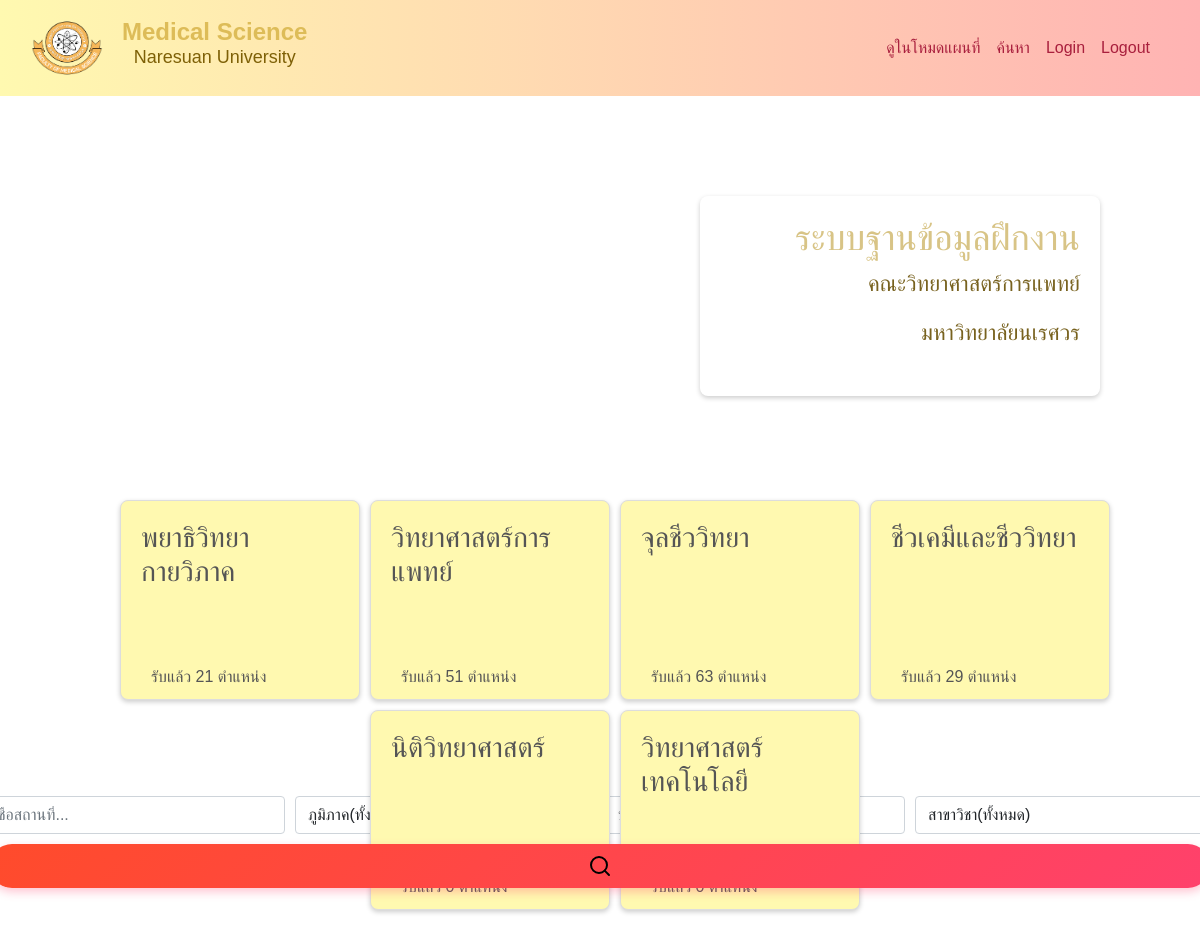
The page /search.php on the database as committed earlier.
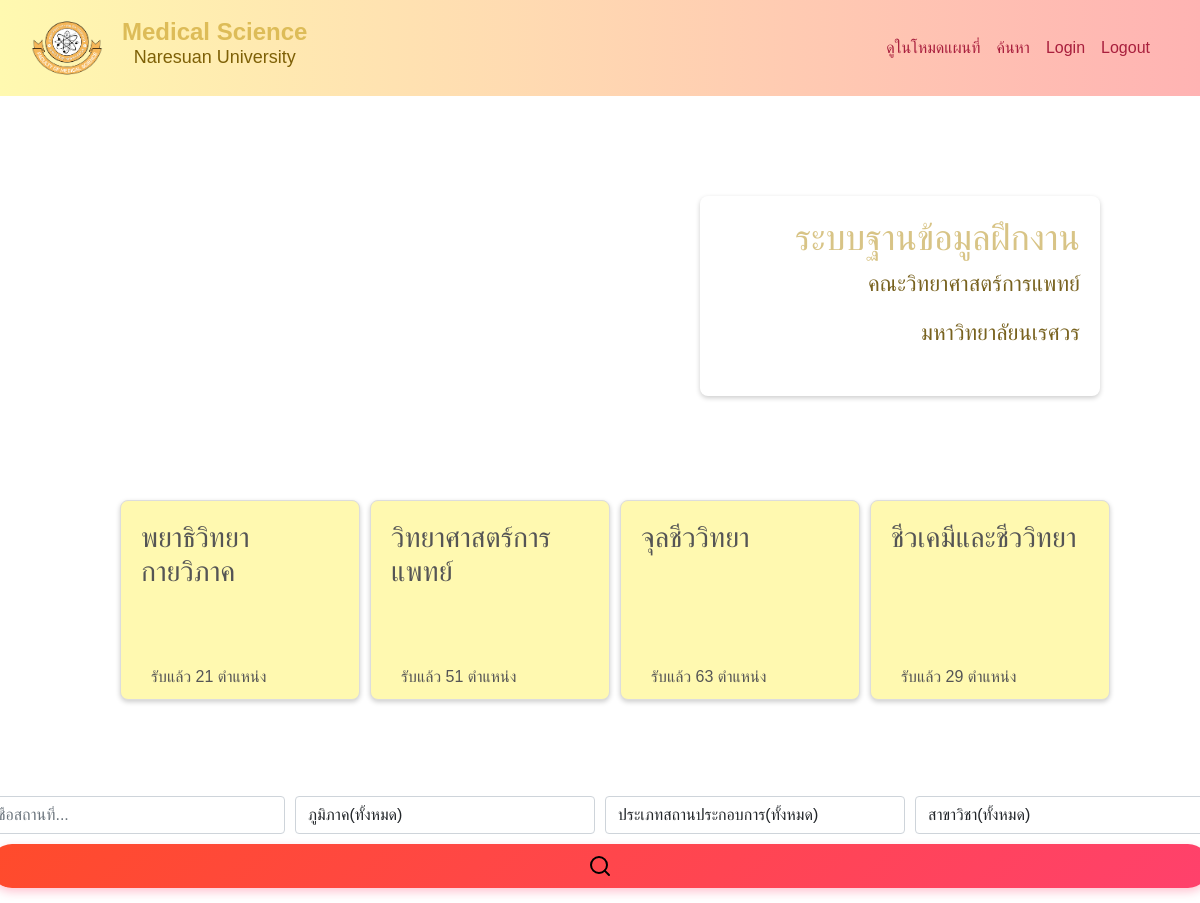
The same page on the database as committed later.
### tables this page shows
CREATE TABLE `facuty` (
  `id` int(11) NOT NULL,
  `facuty` varchar(50) NOT NULL,
  `major_subject` varchar(50) NOT NULL,
  `Eng_name` varchar(50) NOT NULL
);

### config/querySQL.php (called while the page is built, shortened)
<?php
require_once 'condb.php';
class SQLquery {
    private $conn;
    private $stmt_cache = array();
    public function __construct() {
        $this->db = new connectdb();
        $this->conn = $this->db->connectPDO();
        $this->conn->setAttribute(PDO::ATTR_EMULATE_PREPARES, false);
    }
    private function prepareAndCache($sql) {
        if (!isset($this->stmt_cache[$sql])) {
            $this->stmt_cache[$sql] = $this->conn->prepare($sql);
        }
        return $this->stmt_cache[$sql];
    }
    public function selectFacuty(){
        try {
            $sql = "SELECT
                        f.facuty,
                        f.id AS fid,
                        f.facuty,
                        f.major_subject AS f_major,
                        CASE WHEN re.major_subject_id  IS NULL THEN 0 ELSE COUNT(*) END AS total
                    FROM facuty f
                    LEFT JOIN recieve_year re ON f.id = re.major_subject_id
                    GROUP BY f.id ";
            $stmt = $this->prepareAndCache($sql);
            $stmt->execute();
            return $stmt->fetchAll(PDO::FETCH_ASSOC);
        } catch(PDOException $e) {
            error_log("Error in selectFacuty: " . $e->getMessage());
            throw $e;
        }
    }
}
?>

### config/condb.php (called while the page is built, shortened)
<?php
class connectdb {
    public function connectPDO() {
        try {
            $dsn = "mysql:host=" . DB_HOST . ";dbname=" . DB_NAME . ";charset=utf8mb4";
            $options = [
                PDO::ATTR_ERRMODE => PDO::ERRMODE_EXCEPTION,
                PDO::ATTR_DEFAULT_FETCH_MODE => PDO::FETCH_ASSOC,
                PDO::ATTR_EMULATE_PREPARES => false,
            ];
            $this->conn_pdo = new PDO($dsn, DB_USER, DB_PASS, $options);
            return $this->conn_pdo;
        } catch (PDOException $e) {
            die("Connection failed: " . $e->getMessage());
        }
    }
}
?>

### search.php (the view, shortened to what this page needs)
<?php
require 'config/querySQL.php';
$query = new SQLquery();
$fucn_query = $query->selectFacuty();
?>
<!DOCTYPE html>
<html lang="en">
<head>
    <link href="https://cdn.jsdelivr.net/npm/bootstrap@5.1.3/dist/css/bootstrap.min.css" rel="stylesheet">
    <link href="css/table_inSearch_page.css" rel="stylesheet">
</head>
<body>
<div class="search-bar">
        <?php include 'navbar.php'; ?>
       <div class='container-welcome-title'>
        <div class='title-welcome'>
            <h1>ระบบฐานข้อมูลฝึกงาน</h1>
            <p>คณะวิทยาศาสตร์การแพทย์</p>
            <p>มหาวิทยาลัยนเรศวร</p>
        </div>
        <div class="rectangle-container">
            <?php foreach ($fucn_query as $facuty) {
                    echo "<a onclick='fetchData(this)' class='rectangle'
                    value='".htmlspecialchars($facuty['fid'])."'><h3>".htmlspecialchars($facuty['f_major']).
                    "</h3><p>รับแล้ว ".htmlspecialchars($facuty['total'])." ตำแหน่ง</p></a>";
                    }
                ?>
        </div>
       </div>
<div class='containersearch'>
    <div class="eachrow">
    <div class="card-body p-0">
                <form id="search-form" onsubmit="handleSubmit(event)">
                    <div class="row">
                        <div class="search-bars">
                            <div class="search-bar">
                            <input type="text" class="form-control" id="location" placeholder="ชื่อสถานที่..." aria-label="Text input">
                                    </div>
                                <div class="search-bar">
                                    <select class="form-control" id="regionSelect">
                                        <option  value="allr" >ภูมิภาค(ทั้งหมด)</option>
                                    </select>
                                </div>
                                <div class="search-bar">
                                    <select class="form-control" id="establishment" >
                                        <option value="allf">ประเภทสถานประกอบการ(ทั้งหมด)</option>
                                    </select>
                                </div>
                                <div class="search-bar">
                                    <select class="form-control select-branch" id="branchSelect">
                                        <option value="allp">สาขาวิชา(ทั้งหมด)</option>
                                    </select>
                                </div>
                        </div>
                        <button type="submit" class="btn btn-base search-bar-btn">
                                        <svg xmlns="http://www.w3.org/2000/svg" width="24" height="24" viewBox="0 0 24 24" fill="none" stroke="black" stroke-width="2" stroke-linecap="round" stroke-linejoin="round" class="feather feather-search"><circle cx="11" cy="11" r="8"></circle><line x1="21" y1="21" x2="16.65" y2="16.65"></line></svg>
                        </button>
                    </div>
                </form>
            </div>
    </div>
  </div>
        </div>
    </body>
</html>

### navbar.php (shortened to what this page needs)
<!DOCTYPE html>
<html lang="en">
<head>
    <link href="css/style.css" rel="stylesheet">
</head>
<body>
<div class="container-navbar text-center">
    <nav class="navbar navbar-expand-lg bg-body-tertiary">
        <div class="container-fluid">
        <a class="navbar-brand" href="search.php">
            <div class="image-medsci-navbar" >
                <img src="images/Medscinu-01.png" alt="Description of image" width="90" height="60">
                <div style="margin-left: 10px;">
                    <span class="brand-title" style="display: block;">Medical Science</span>
                    <span class="brand-subtitle" style="display: block;">Naresuan University</span>
                </div>
            </div>
        </a>
            <div class="collapse navbar-collapse" id="navbarSupportedContent">
                <ul class="navbar-nav ms-auto mb-2 mb-lg-0">
                    <li class="nav-item">
                        <a class="nav-link active" aria-current="page" href="Thaimap_new.php">ดูในโหมดแผนที่</a>
                    </li>
                    <li class="nav-item">
                        <a class="nav-link active" aria-current="page" href="search.php">ค้นหา</a>
                    </li>
                    <li class="nav-item">
                        <a class="nav-link " href="login.php" aria-disabled="true">Login</a>
                    </li>
                    <li class="nav-item">
                        <a class="nav-link " href="config/logout.php" aria-disabled="true">Logout</a>
                    </li>
                </ul>
            </div>
        </div>
    </nav>
</div>
</body>
</html>

### css/table_inSearch_page.css (style rules this page uses)
* { box-sizing: border-box; -webkit-box-sizing: border-box; -moz-box-sizing: border-box; }
body { font-family: Helvetica; -webkit-font-smoothing: antialiased; }
.rectangle-container { display: flex; justify-content: center; flex-wrap: wrap; gap: 20px; width: 100%; padding: 20px; }
.row { margin: 0 -10px; }

### css/style.css (style rules this page uses)
body { background-image: url('../images/IMG_1216.jpg'); background-size: 1590px 905px; background-repeat: no-repeat; font-family: Arial, sans-serif; }
.navbar { background: -webkit-linear-gradient(to right, #FFF9B0, #FFB3B3); background: linear-gradient(to right, #FFF9B0, #FFB3B3); padding-right: 30px; }
.navbar-brand .brand-title { color: #ddbc58; }
.navbar-brand .brand-subtitle { color: #7e6007; }
.navbar-nav .nav-link { color: #a91f3d; }
.image-medsci-navbar { display:flex; }
.navbar-brand { display: flex; text-decoration: none; color: #333; display: inline-block; text-align: center; line-height: 1.2; padding: 10px; }
.brand-title { font-size: 24px; font-weight: bold; color: #2a5d84; }
.brand-subtitle { font-size: 18px; font-weight: 300; color: #4a4a4a; }
.containersearch { display: flex; justify-content: center; align-items: center; flex-direction: column; top: 0; width: 100%; }
.eachrow { width: 100%; max-width: 1200px; }
.container-welcome-title { z-index: 1000; height: 600px; width: 1200px; margin-top: 100px; display: flex; justify-content: space-around; align-items:right; }
.title-welcome { height: 200px; width: 400px; margin-left:50%; right: 20px; padding: 20px; border-radius: 8px; text-align: right; color: #333; box-shadow: 0 2px 5px rgba(0, 0, 0, 0.2); }
.title-welcome h1 { font-size: 36px; color: #d8c486; }
.title-welcome p { font-size: 22px; color: #78621f; }
.rectangle-container { display: flex; position: absolute; top:480px; left:15px; gap: 10px; }
.rectangle { cursor:pointer; padding: 20px; background: #FFF9B0; height: 200px; width: 240px; border: 1px solid #ddd; border-radius: 8px; box-shadow: 0 2px 5px rgba(0, 0, 0, 0.2); font-size: 16px; color: #555; text-decoration: none; position: relative; transition: transform 0.2s, box-shadow 0.2s; }
.rectangle p { padding: 10px; margin-bottom: 0; position: absolute; bottom: 0; width: 100%; }
.search-bars { display: flex; justify-content: center; align-items: center; gap: 10px; margin-bottom: 10px; }
.search-bar .form-control { width:300px; }
.search-bar-btn { background: -webkit-linear-gradient(135deg, #FF4B2B, #FF416C); background: linear-gradient(135deg, #FF4B2B, #FF416C); padding: 10px 28px; border: none; color: white; font-size: 15px; font-weight: bold; border-radius: 30px; cursor: pointer; transition: all 0.3s ease; box-shadow: 0px 4px 10px rgba(255, 65, 108, 0.3); margin-bottom: 15px; position: relative; overflow: hidden; }

### navbar.php (style rules this page uses)
.container-navbar { margin-bottom:20px; position: sticky; top:0; z-index: 1000; }

Rows that differ between the two databases and show on the page:
removed facuty: $facuty['fid'] 5 (drawn), major_subject "นิติวิทยาศาสตร์", total "0"
removed facuty: $facuty['fid'] 6 (drawn), major_subject "วิทยาศาสตร์เทคโนโลยี", total "0"
Other text that changed with them:
form field value: (not shown) → "ภูมิภาค(ทั้งหมด)"
form field value: (not shown) → "ประเภทสถานประกอบการ(ทั้งหมด)"
